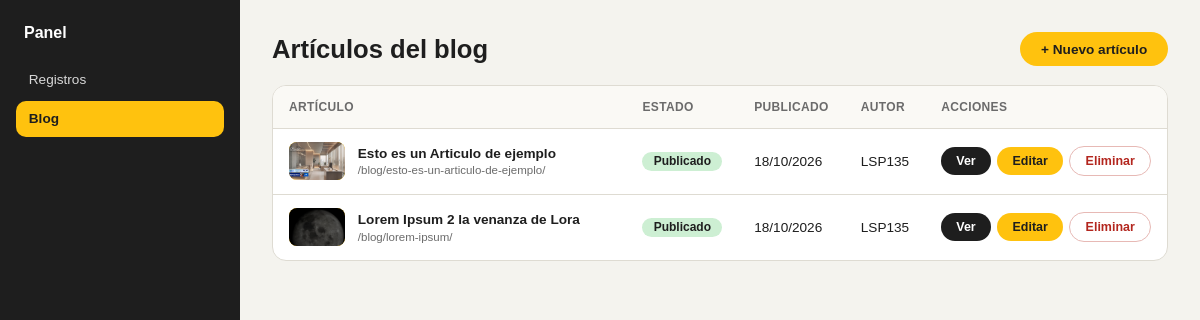
Screenshot of /panel/blog/ (signed in) with the database file from the repository.
### app/models.py (models this page shows, shortened)
class Post(models.Model):
    titulo = models.CharField(max_length=200)
    slug = models.SlugField(max_length=220, unique=True, blank=True)
    resumen = models.CharField(max_length=300)
    portada = models.ImageField(upload_to="blog/", blank=True)
    contenido = models.TextField()
    publicado = models.BooleanField(default=False)
    fecha_publicacion = models.DateTimeField(null=True, blank=True)
    autor = models.ForeignKey(
        settings.AUTH_USER_MODEL, null=True, blank=True,
        on_delete=models.SET_NULL, related_name="posts",
    )
    creado = models.DateTimeField(auto_now_add=True)
    actualizado = models.DateTimeField(auto_now=True)
    class Meta:
        ordering = ["-fecha_publicacion", "-creado"]
    def get_absolute_url(self):
        return reverse("blog_detalle", args=[self.slug]) if self.slug else ""

### app/views.py (the view)
# urls.py: path("panel/blog/", views.panel_blog, name="panel_blog"),
@solo_staff
def panel_blog(request):
    return render(request, "panel_blog_lista.html", {"posts": Post.objects.select_related("autor")})

### app/templates/panel_blog_lista.html (shortened to what this page needs)
{% extends "panel_base.html" %}
{% block nav_blog %}activa{% endblock %}
{% block contenido %}
  <div class="encabezado">
    <h2>Artículos del blog</h2>
    <div class="barra">
      <a class="btn" href="{% url 'panel_blog_nuevo' %}">+ Nuevo artículo</a>
    </div>
  </div>
  <div class="tabla-wrap">
    {% if posts %}
      <table>
        <thead>
          <tr><th>Artículo</th><th>Estado</th><th>Publicado</th><th>Autor</th><th>Acciones</th></tr>
        </thead>
        <tbody>
          {% for p in posts %}
            <tr>
              <td class="titulo">
                <div class="titulo-fila">
                  <div class="mini">{% if p.portada %}<img src="{{ p.portada.url }}" alt="" width="56" height="38">{% else %}{{ p.titulo|slice:":1" }}{% endif %}</div>
                  <div>
                    <strong>{{ p.titulo }}</strong>
                    {% if p.get_absolute_url %}<small>{{ p.get_absolute_url }}</small>{% endif %}
                  </div>
                </div>
              </td>
              <td class="fijo"><span class="estado {% if p.publicado %}pub{% else %}bor{% endif %}">{% if p.publicado %}Publicado{% else %}Borrador{% endif %}</span></td>
              <td class="fijo">{{ p.fecha_publicacion|date:"d/m/Y"|default:"—" }}</td>
              <td class="fijo">{{ p.autor.get_username|default:"—" }}</td>
              <td class="fijo">
                <div class="acciones">
                  {% if p.get_absolute_url %}<a class="btn oscuro" href="{{ p.get_absolute_url }}" target="_blank" rel="noopener">Ver</a>{% endif %}
                  <a class="btn" href="{% url 'panel_blog_editar' p.pk %}">Editar</a>
                  <form method="post" action="{% url 'panel_blog_eliminar' p.pk %}" onsubmit="return confirm('¿Eliminar «{{ p.titulo|escapejs }}»? No se puede deshacer.');">
                    {% csrf_token %}<button class="btn peligro" type="submit">Eliminar</button>
                  </form>
                </div>
              </td>
            </tr>
          {% endfor %}
        </tbody>
      </table>
    {% else %}
      <p class="vacio">Aún no hay artículos. Crea el primero con «Nuevo artículo».</p>
    {% endif %}
  </div>
{% endblock %}

### app/templates/panel_base.html (style rules this page uses)
:root { --amarillo:#FFC20E; --negro:#1E1E1E; --crema:#F4F3EE; --gris:#6B6B6B; --borde:#DEDBD2; }
*,*::before,*::after { box-sizing:border-box; }
body { margin:0; font-family:"Poppins",Arial,sans-serif; color:var(--negro); background:var(--crema); }
a { color:inherit; text-decoration:none; }
.encabezado { display:flex; justify-content:space-between; align-items:center; gap:1rem; flex-wrap:wrap; margin-bottom:1.2rem; }
.encabezado h2 { margin:0; font-size:1.6rem; }
.btn { display:inline-block; border:0; cursor:pointer; font:inherit; font-size:.85rem; font-weight:600; padding:.6rem 1.3rem; border-radius:999px; background:var(--amarillo); color:var(--negro); }
.btn.oscuro { background:var(--negro); color:#fff; }
.btn.peligro { background:#fff; color:#B3261E; border:1px solid #E7B9B5; }

### app/templates/panel_blog_lista.html (style rules this page uses)
.tabla-wrap { overflow-x:auto; background:#fff; border:1px solid var(--borde); border-radius:14px; }
table { width:100%; min-width:760px; border-collapse:collapse; font-size:.85rem; }
th, td { padding:.85rem 1rem; text-align:left; border-bottom:1px solid var(--borde); vertical-align:middle; }
th { font-size:.75rem; font-weight:600; color:var(--gris); background:#FAF9F5; white-space:nowrap; text-transform:uppercase; letter-spacing:.03em; }
tbody tr:last-child td { border-bottom:0; }
td.titulo { width:100%; min-width:240px; overflow-wrap:anywhere; }
.titulo-fila { display:flex; align-items:center; gap:.8rem; }
.mini { width:56px; height:38px; border-radius:8px; background:var(--amarillo); flex-shrink:0; overflow:hidden; display:grid; place-items:center; font-weight:700; }
.mini img { width:100%; height:100%; object-fit:cover; }
.titulo-fila strong { display:block; font-weight:600; line-height:1.3; }
.titulo-fila small { color:var(--gris); font-size:.72rem; }
td.fijo { white-space:nowrap; }
.estado { display:inline-block; padding:.15rem .7rem; border-radius:999px; font-size:.75rem; font-weight:600; }
.estado.pub { background:#CDEFD3; }
.acciones { display:flex; gap:.4rem; flex-wrap:nowrap; align-items:center; }
.acciones form { margin:0; }
.acciones .btn { padding:.4rem .95rem; font-size:.78rem; line-height:1.2; white-space:nowrap; }
.barra { display:flex; gap:.6rem; align-items:center; flex-wrap:wrap; }

### rows the page displays
Post: portada (picture), titulo "Esto es un Articulo de ejemplo", get_absolute_url "/blog/esto-es-un-articulo-de-ejemplo/", publicado "Publicado", fecha_publicacion "18/10/2026", autor.get_username "LSP135"
Post: portada (picture), titulo "Lorem Ipsum 2 la venanza de Lora", get_absolute_url "/blog/lorem-ipsum/", publicado "Publicado", fecha_publicacion "18/10/2026", autor.get_username "LSP135"
